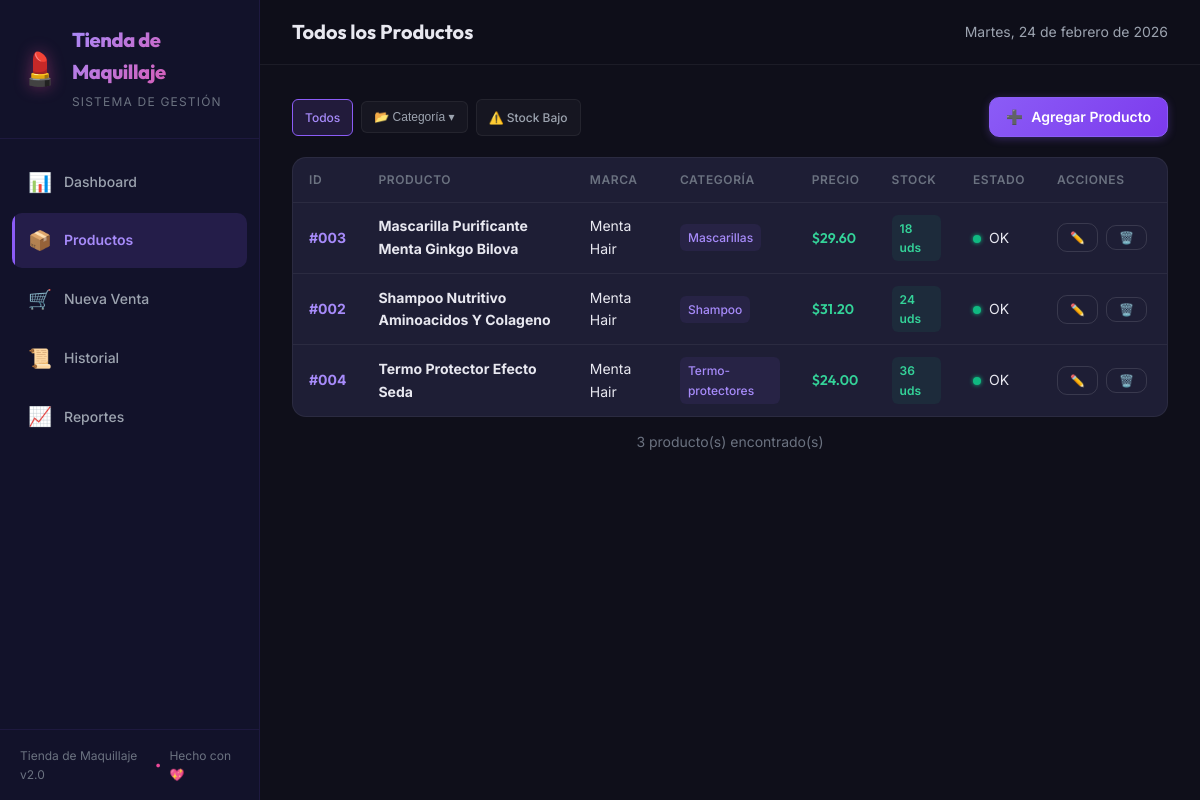
/productos/, run on the app's committed database.
### tables this page shows
CREATE TABLE productos (
            id INTEGER PRIMARY KEY AUTOINCREMENT,
            nombre TEXT NOT NULL,
            marca TEXT NOT NULL,
            categoria TEXT NOT NULL,
            precio REAL NOT NULL CHECK(precio > 0),
            cantidad_stock INTEGER NOT NULL DEFAULT 0 CHECK(cantidad_stock >= 0),
            activo INTEGER NOT NULL DEFAULT 1,
            fecha_registro TIMESTAMP DEFAULT CURRENT_TIMESTAMP,
            fecha_actualizacion TIMESTAMP DEFAULT CURRENT_TIMESTAMP
        );

### routes/productos.py (the view)
@productos_bp.route('/')
def lista():
    categoria = request.args.get('categoria', None)
    stock_bajo = request.args.get('stock_bajo', False)
    if stock_bajo:
        productos = obtener_productos(stock_bajo=True)
        titulo = "Productos con Stock Bajo"
    elif categoria:
        productos = obtener_productos(categoria=categoria)
        titulo = f"Productos - {categoria}"
    else:
        productos = obtener_productos()
        titulo = "Todos los Productos"
    return render_template(
        'productos/lista.html',
        productos=productos,
        titulo=titulo,
        categorias=Config.CATEGORIAS,
        categoria_actual=categoria,
        stock_minimo=Config.STOCK_MINIMO
    )

### app.py (called while the page is built)
def create_app():
    app = Flask(__name__)
    app.config.from_object(Config)
    with app.app_context():
        init_db()
    app.register_blueprint(dashboard_bp)
    app.register_blueprint(productos_bp)
    app.register_blueprint(ventas_bp)
    app.register_blueprint(reportes_bp)
    @app.template_filter('moneda')
    def formato_moneda(valor):
        try:
            return f"${valor:,.2f}"
        except (ValueError, TypeError):
            return "$0.00"
    @app.errorhandler(404)
    def pagina_no_encontrada(e):
        return "<h1>404 - Página no encontrada</h1><p><a href='/'>Volver al inicio</a></p>", 404
    @app.errorhandler(500)
    def error_interno(e):
        return "<h1>500 - Error interno del servidor</h1><p><a href='/'>Volver al inicio</a></p>", 500
    return app

### models.py (called while the page is built)
def get_db():
    conn = sqlite3.connect(DB_PATH)
    conn.row_factory = sqlite3.Row  # Retorna filas como diccionarios
    conn.execute("PRAGMA foreign_keys = ON")  # Habilitar claves foráneas
    return conn

def obtener_productos(solo_activos=True, categoria=None, stock_bajo=False, stock_minimo=5):
    conn = get_db()
    query = "SELECT * FROM productos WHERE 1=1"
    params = []
    if solo_activos:
        query += " AND activo = 1"
    if categoria:
        query += " AND categoria = ?"
        params.append(categoria)
    if stock_bajo:
        query += " AND cantidad_stock <= ? AND activo = 1"
        params.append(stock_minimo)
    query += " ORDER BY nombre ASC"
    productos = conn.execute(query, params).fetchall()
    conn.close()
    return [dict(p) for p in productos]

### templates/productos/lista.html (shortened to what this page needs)
{% extends "base.html" %}
{% block page_title %}{{ titulo }}{% endblock %}
{% block content %}
<div class="page-container">
    <div class="page-actions" id="productos-actions">
        <div class="page-actions__left">
            <div class="filter-group">
                <a href="{{ url_for('productos.lista') }}"
                    class="filter-btn {% if not categoria_actual %}filter-btn--active{% endif %}">
                    Todos
                </a>
                <div class="filter-dropdown">
                    <button class="filter-btn filter-btn--dropdown" id="filterCategoriaBtn">
                        📂 Categoría ▾
                    </button>
                </div>
                <a href="{{ url_for('productos.lista', stock_bajo=1) }}"
                    class="filter-btn {% if request.args.get('stock_bajo') %}filter-btn--active filter-btn--warning{% endif %}">
                    ⚠️ Stock Bajo
                </a>
            </div>
        </div>
        <div class="page-actions__right">
            <a href="{{ url_for('productos.agregar') }}" class="btn btn--primary" id="btn-agregar-producto">
                <span>➕</span> Agregar Producto
            </a>
        </div>
    </div>
    {% if productos %}
    <div class="card">
        <div class="table-responsive">
            <table class="data-table" id="tabla-productos">
                <thead>
                    <tr>
                        <th>ID</th>
                        <th>Producto</th>
                        <th>Marca</th>
                        <th>Categoría</th>
                        <th>Precio</th>
                        <th>Stock</th>
                        <th>Estado</th>
                        <th>Acciones</th>
                    </tr>
                </thead>
                <tbody>
                    {% for producto in productos %}
                    <tr class="{% if producto.cantidad_stock <= stock_minimo %}row--warning{% endif %}"
                        id="producto-row-{{ producto.id }}">
                        <td class="td-id">#{{ '%03d' % producto.id }}</td>
                        <td class="td-name">
                            <strong>{{ producto.nombre }}</strong>
                        </td>
                        <td>{{ producto.marca }}</td>
                        <td>
                            <span class="category-badge">{{ producto.categoria }}</span>
                        </td>
                        <td class="td-price">{{ producto.precio | moneda }}</td>
                        <td class="td-stock">
                            <span
                                class="stock-badge {% if producto.cantidad_stock == 0 %}stock-badge--danger{% elif producto.cantidad_stock <= stock_minimo %}stock-badge--warning{% else %}stock-badge--success{% endif %}">
                                {{ producto.cantidad_stock }} uds
                            </span>
                        </td>
                        <td>
                            {% if producto.cantidad_stock == 0 %}
                            <span class="status-dot status-dot--danger"></span> Sin stock
                            {% elif producto.cantidad_stock <= stock_minimo %} <span
                                class="status-dot status-dot--warning"></span> Bajo
                                {% else %}
                                <span class="status-dot status-dot--success"></span> OK
                                {% endif %}
                        </td>
                        <td class="td-actions">
                            <a href="{{ url_for('productos.editar', producto_id=producto.id) }}"
                                class="btn btn--sm btn--outline" title="Editar" id="btn-editar-{{ producto.id }}">
                                ✏️
                            </a>
                            <form method="POST" action="{{ url_for('productos.eliminar', producto_id=producto.id) }}"
                                style="display:inline;"
                                onsubmit="return confirm('¿Estás seguro de eliminar este producto?')">
                                <button type="submit" class="btn btn--sm btn--danger-outline" title="Eliminar"
                                    id="btn-eliminar-{{ producto.id }}">
                                    🗑️
                                </button>
                            </form>
                        </td>
                    </tr>
                    {% endfor %}
                </tbody>
            </table>
        </div>
    </div>
    <div class="table-footer">
        <span class="table-footer__count">{{ productos | length }} producto(s) encontrado(s)</span>
    </div>
    {% endif %}
</div>
{% endblock %}

### data on the page
productos: id "003", nombre "Mascarilla Purificante Menta Ginkgo Bilova", marca "Menta Hair", categoria "Mascarillas", precio|moneda "$29.60", cantidad_stock "18", shows "OK"
productos: id "002", nombre "Shampoo Nutritivo Aminoacidos Y Colageno", marca "Menta Hair", categoria "Shampoo", precio|moneda "$31.20", cantidad_stock "24", shows "OK"
productos: id "004", nombre "Termo Protector Efecto Seda", marca "Menta Hair", categoria "Termo-protectores", precio|moneda "$24.00", cantidad_stock "36", shows "OK"

### other printed values
{{ titulo }} "Todos los Productos"
{{ productos | length }} "3"
